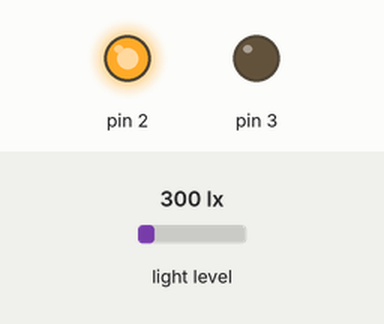
This sketch was run on a simulated Arduino Uno, built with avr-gcc and run on an emulated ATmega328P. Shown: output pins drawn as LEDs (lit = HIGH). Dashed ring = blinking. Inputs (shaded band) come from the test bench; at power-on: light level 300 lx.

Above: at 1.8 s.
1.9 s: light level set to 5 lx
At 2.6 s:
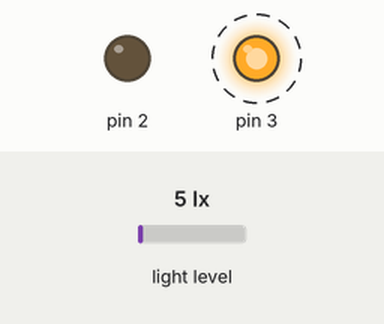
5.5 s: light level set to 40 lx
At 6.5 s:
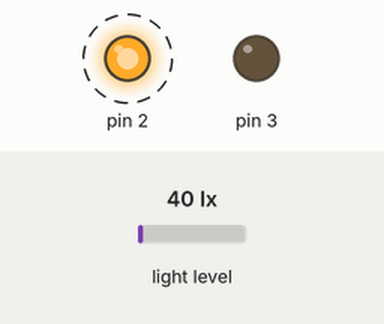
Timing chart, 0 to 15.6 s (numbered marks = the images above; inputs shaded):
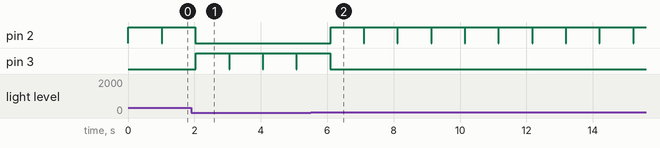

The sketch:

CapteurLumi.ino
```cpp
#include <Wire.h>
#include <Adafruit_Sensor.h>
#include <Adafruit_TSL2561_U.h>


Adafruit_TSL2561_Unified tsl = Adafruit_TSL2561_Unified(TSL2561_ADDR_FLOAT, 12345);


void setup(void)
{
  Serial.begin(9600);
  tsl.setGain(TSL2561_GAIN_16X);
  pinMode(2, OUTPUT);
  pinMode(3, OUTPUT);
}

void loop(void)
{
  sensors_event_t event;
  tsl.getEvent(&event);

  if((event.light)<25.00){
    //Serial.print(event.light);
    //Serial.println(" lux");    //Appel de la méthode qui renvoie la valeur en lux
    digitalWrite(3, HIGH);
    delay(1000);
    digitalWrite(3, LOW);
  }

  if((event.light)>25.00){
    //Serial.print(event.light);
    //Serial.println(" lux");    //Appel de la méthode qui renvoie la valeur en lux
    digitalWrite(2, HIGH);
    delay(1000);
    digitalWrite(2, LOW);
  }
}
```

Measured:
- after the input at 1.9 s, pin 2: goes on until 2.0 s, then stays LOW; pin 3: alternates HIGH for 1.0 s and LOW for 0.01 s, starting after 0.14 s
- after the input at 5.5 s, pin 2: alternates HIGH for 1.0 s and LOW for 0.01 s, starting after 0.60 s; pin 3: goes on until 6.1 s, then stays LOW
